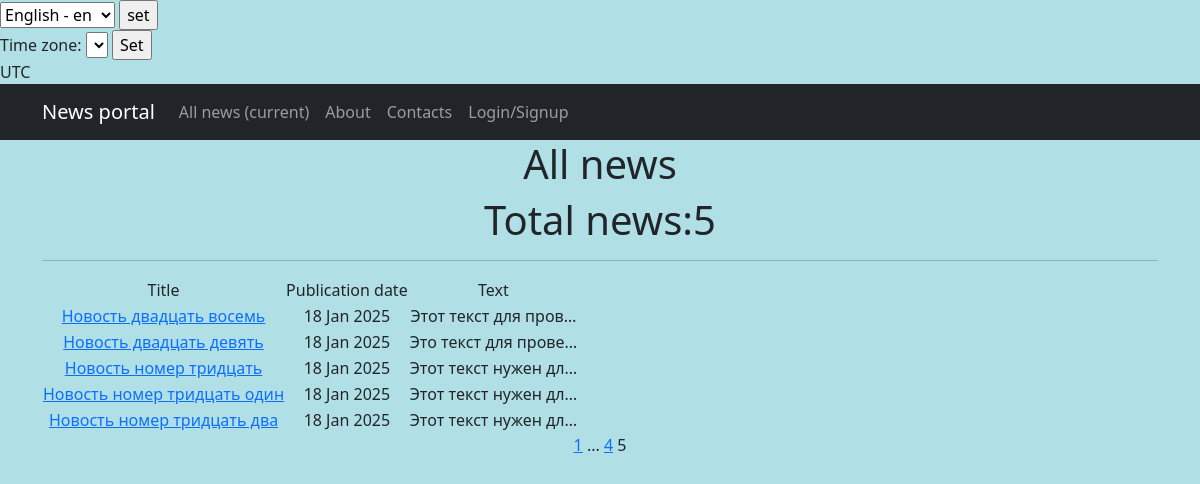
Before: /?page=5 with the older database file.
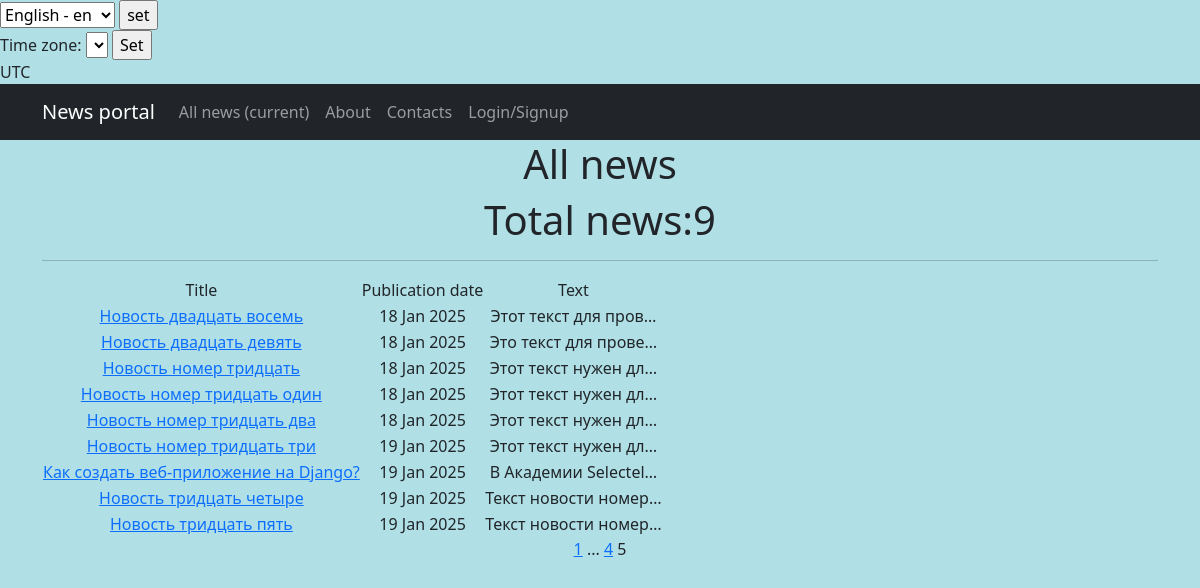
After: the same page with the newer database file.
### news_app/models.py (models this page shows, shortened)
class Post(models.Model):
    ARTICLE = 'AR'
    NEWS = 'NW'
    POST_TYPES = [
        (ARTICLE, 'Article'),
        (NEWS, 'News'),
    ]
    author = models.ForeignKey(Author, on_delete=models.CASCADE)
    type = models.CharField(max_length=2, choices=POST_TYPES, default=NEWS)
    created_at = models.DateTimeField(auto_now_add=True)
    categories = models.ManyToManyField(Category, through='PostCategory', verbose_name = pgettext_lazy('help text for Post model', 'This is the help text'),)
    title = models.CharField(max_length=128)
    text = models.TextField()
    rating = models.IntegerField(default=0)
    is_active = models.BooleanField(default=True)

### news_app/views.py (the view)
# urls.py: path('', cache_page(60)(PostsList.as_view()), name='post_list'),
class PostsList(ListView):
    model = Post
    ordering = 'created_at'
    template_name = 'news.html'
    context_object_name = 'posts'
    paginate_by = 10  # вот так мы можем указать количество записей на странице

### news_app/templatetags/censor_filters.py (called while the page is built)
@register.filter(name='censor')
def censor(value):
    if not isinstance(value, str):
        raise ValueError("Censor filter can only be applied to strings.")
    for word in BAD_WORDS:
        value = value.replace(word, f"{word[0]}{'*' * (len(word) - 1)}")
        value = value.replace(word.capitalize(), f"{word[0]}{'*' * (len(word) - 1)}")
    return value

### templates/news.html (shortened to what this page needs)
{% extends 'flatpages/default.html' %}
{% load censor_filters %}
{% load i18n %}
            {% get_available_languages as LANGUAGES %}
            {% get_language_info_list for LANGUAGES as languages %}
{% block content %}
    <h1>{% trans "All news" %}</h1>
    <h1>{% trans "Total news:" %}{{ posts|length }}</h1>
    <hr>
    {% if posts %}
        <table>
            <tr>
                <td>{% trans "Title" %}</td>
                <td>{% trans "Publication date"%}</td>
                <td>{% trans "Text" %}</td>
            </tr>
            {% for post in posts %}
            <tr>
                <td>
                    <a href="{% url 'post_detail' post.pk %}">{{ post.title|censor }}</a>
                </td>
                <td>{{ post.created_at|date:'d M Y'  }}</td>
                <td>{{ post.text|truncatechars:20|censor }}</td>
            </tr>
            {% endfor %}
        </table>
    {% else %}
        <h2>{% trans "There is no news!" %}</h2>
    {% endif %}
    {% if page_obj.has_previous %}
        <a href="?page=1">1</a>
        {% if page_obj.previous_page_number != 1 %}
            ...
            <a href="?page={{ page_obj.previous_page_number }}">{{ page_obj.previous_page_number }}</a>
        {% endif %}
    {% endif %}
    {{ page_obj.number }}
{% endblock content %}

Changed rows visible on the page:
added Post: title|censor "Новость номер тридцать три", created_at "19 Jan 2025", text|censor "Этот текст нужен дл…"
added Post: title|censor "Как создать веб-приложение на Django?", created_at "19 Jan 2025", text|censor "В Академии Selectel…"
added Post: title|censor "Новость тридцать четыре", created_at "19 Jan 2025", text|censor "Текст новости номер…"
added Post: title|censor "Новость тридцать пять", created_at "19 Jan 2025", text|censor "Текст новости номер…"
Other visible differences:
{{ posts|length }}: "5" → "9"
